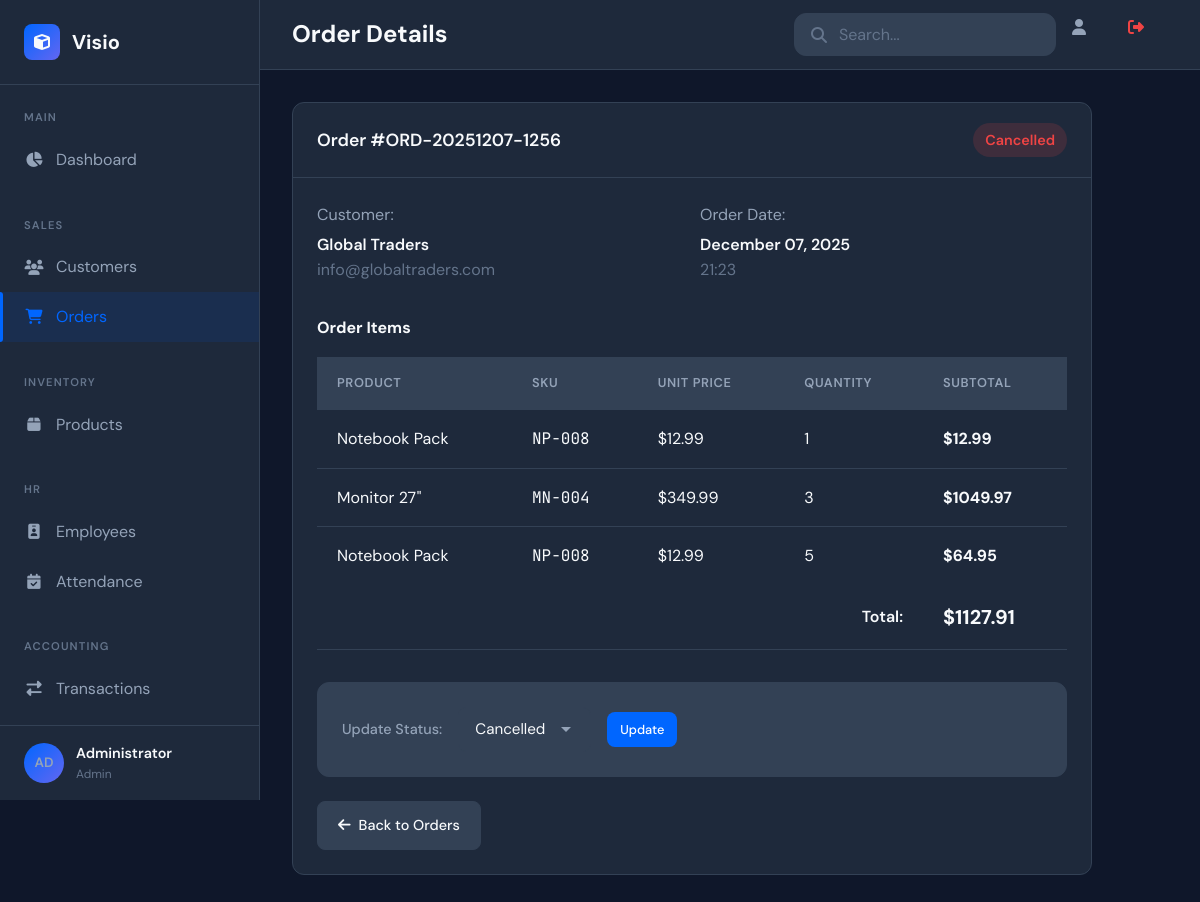
/orders/view/13 (signed in), run on the app's committed database.
### app.py (models this page shows, shortened)
class User(UserMixin, db.Model):
    id = db.Column(db.Integer, primary_key=True)
    email = db.Column(db.String(120), unique=True, nullable=False)
    password_hash = db.Column(db.String(256), nullable=False)
    full_name = db.Column(db.String(100), nullable=False)
    role = db.Column(db.String(20), default='user')
    is_active = db.Column(db.Boolean, default=True)
    created_at = db.Column(db.DateTime, default=datetime.utcnow)
    last_login = db.Column(db.DateTime)
    def get_initials(self):
        names = self.full_name.split()
        if len(names) >= 2:
            return f"{names[0][0]}{names[1][0]}".upper()
        return self.full_name[:2].upper()

class Order(db.Model):
    id = db.Column(db.Integer, primary_key=True)
    order_number = db.Column(db.String(20), unique=True, nullable=False)
    customer_id = db.Column(db.Integer, db.ForeignKey('customer.id'), nullable=False)
    status = db.Column(db.String(20), default='pending')
    total_amount = db.Column(db.Float, default=0)
    created_at = db.Column(db.DateTime, default=datetime.utcnow)
    created_by = db.Column(db.Integer, db.ForeignKey('user.id'))
    items = db.relationship('OrderItem', backref='order', lazy=True, cascade='all, delete-orphan')

class Customer(db.Model):
    id = db.Column(db.Integer, primary_key=True)
    name = db.Column(db.String(100), nullable=False)
    email = db.Column(db.String(120), unique=True, nullable=False)
    phone = db.Column(db.String(20))
    address = db.Column(db.Text)
    created_at = db.Column(db.DateTime, default=datetime.utcnow)
    created_by = db.Column(db.Integer, db.ForeignKey('user.id'))
    orders = db.relationship('Order', backref='customer', lazy=True)

class OrderItem(db.Model):
    id = db.Column(db.Integer, primary_key=True)
    order_id = db.Column(db.Integer, db.ForeignKey('order.id'), nullable=False)
    product_id = db.Column(db.Integer, db.ForeignKey('product.id'), nullable=False)
    quantity = db.Column(db.Integer, nullable=False)
    unit_price = db.Column(db.Float, nullable=False)
    product = db.relationship('Product')

class Product(db.Model):
    id = db.Column(db.Integer, primary_key=True)
    name = db.Column(db.String(100), nullable=False)
    sku = db.Column(db.String(50), unique=True, nullable=False)
    category = db.Column(db.String(50))
    price = db.Column(db.Float, nullable=False)
    cost = db.Column(db.Float, default=0)
    stock_quantity = db.Column(db.Integer, default=0)
    min_stock_level = db.Column(db.Integer, default=10)
    description = db.Column(db.Text)
    created_at = db.Column(db.DateTime, default=datetime.utcnow)

### app.py (the view)
@app.route('/orders/view/<int:id>')
@login_required
def view_order(id):
    return render_template('order_view.html', order=Order.query.get_or_404(id))

### app.py (called while the page is built)
@login_manager.user_loader
def load_user(user_id):
    return User.query.get(int(user_id))

### templates/order_view.html (shortened to what this page needs)
{% extends "base.html" %}
{% block page_title %}Order Details{% endblock %}
{% block content %}
<div class="card" style="max-width: 800px;">
    <div class="card-header">
        <h3 class="card-title">Order #{{ order.order_number }}</h3>
        <span class="badge badge-{{ order.status }}" style="font-size: 0.9rem;">{{ order.status }}</span>
    </div>
    <div class="card-body">
        <div class="form-row mb-4">
            <div>
                <span class="text-secondary">Customer:</span>
                <p style="font-weight: 600; margin-top: 0.25rem;">{{ order.customer.name }}</p>
                <p class="text-muted">{{ order.customer.email }}</p>
            </div>
            <div>
                <span class="text-secondary">Order Date:</span>
                <p style="font-weight: 600; margin-top: 0.25rem;">{{ order.created_at.strftime('%B %d, %Y') }}</p>
                <p class="text-muted">{{ order.created_at.strftime('%H:%M') }}</p>
            </div>
        </div>
        <h4 style="margin-bottom: 1rem;">Order Items</h4>
        <table class="data-table mb-4">
            <thead>
                <tr>
                    <th>Product</th>
                    <th>SKU</th>
                    <th>Unit Price</th>
                    <th>Quantity</th>
                    <th>Subtotal</th>
                </tr>
            </thead>
            <tbody>
                {% for item in order.items %}
                <tr>
                    <td>{{ item.product.name }}</td>
                    <td class="font-mono">{{ item.product.sku }}</td>
                    <td>${{ "%.2f"|format(item.unit_price) }}</td>
                    <td>{{ item.quantity }}</td>
                    <td><strong>${{ "%.2f"|format(item.unit_price * item.quantity) }}</strong></td>
                </tr>
                {% endfor %}
            </tbody>
            <tfoot>
                <tr>
                    <td colspan="4" style="text-align: right; font-weight: 600;">Total:</td>
                    <td style="font-size: 1.25rem; font-weight: 700;">${{ "%.2f"|format(order.total_amount) }}</td>
                </tr>
            </tfoot>
        </table>
        <div class="card" style="background: var(--bg-tertiary);">
            <div class="card-body">
                <form action="{{ url_for('update_order_status', id=order.id) }}" method="POST" class="d-flex align-center gap-2">
                    <label class="form-label" style="margin: 0; white-space: nowrap;">Update Status:</label>
                    <select name="status" class="form-control" style="width: auto;">
                        <option value="cancelled" {% if order.status == 'cancelled' %}selected{% endif %}>Cancelled</option>
                    </select>
                    <button type="submit" class="btn btn-primary btn-sm">Update</button>
                </form>
            </div>
        </div>
        <div class="btn-group" style="margin-top: 1.5rem;">
            <a href="{{ url_for('orders') }}" class="btn btn-secondary">
                <i class="fas fa-arrow-left"></i>
                Back to Orders
            </a>
        </div>
    </div>
</div>
{% endblock %}

### templates/base.html (shortened to what this page needs)
<!DOCTYPE html>
<html lang="en">
<head>
    <link rel="stylesheet" href="https://cdnjs.cloudflare.com/ajax/libs/font-awesome/6.4.0/css/all.min.css">
    <link rel="stylesheet" href="{{ url_for('static', filename='css/style.css') }}">
</head>
<body>
    <div class="app-container">
        <aside class="sidebar">
            <div class="sidebar-header">
                <div class="logo">
                    <i class="fas fa-cube"></i>
                    <span>Visio</span>
                </div>
            </div>
            <nav class="sidebar-nav">
                <div class="nav-section">
                    <span class="nav-section-title">Main</span>
                    <a href="{{ url_for('dashboard') }}" class="nav-item {% if request.endpoint == 'dashboard' %}active{% endif %}">
                        <i class="fas fa-chart-pie"></i><span>Dashboard</span>
                    </a>
                </div>
                <div class="nav-section">
                    <span class="nav-section-title">Sales</span>
                    <a href="{{ url_for('customers') }}" class="nav-item {% if 'customer' in request.endpoint %}active{% endif %}">
                        <i class="fas fa-users"></i><span>Customers</span>
                    </a>
                    <a href="{{ url_for('orders') }}" class="nav-item {% if 'order' in request.endpoint %}active{% endif %}">
                        <i class="fas fa-shopping-cart"></i><span>Orders</span>
                    </a>
                </div>
                <div class="nav-section">
                    <span class="nav-section-title">Inventory</span>
                    <a href="{{ url_for('products') }}" class="nav-item {% if 'product' in request.endpoint %}active{% endif %}">
                        <i class="fas fa-box"></i><span>Products</span>
                    </a>
                </div>
                <div class="nav-section">
                    <span class="nav-section-title">HR</span>
                    <a href="{{ url_for('employees') }}" class="nav-item {% if 'employee' in request.endpoint %}active{% endif %}">
                        <i class="fas fa-id-badge"></i><span>Employees</span>
                    </a>
                    <a href="{{ url_for('attendance') }}" class="nav-item {% if 'attendance' in request.endpoint %}active{% endif %}">
                        <i class="fas fa-calendar-check"></i><span>Attendance</span>
                    </a>
                </div>
                <div class="nav-section">
                    <span class="nav-section-title">Accounting</span>
                    <a href="{{ url_for('transactions') }}" class="nav-item {% if 'transaction' in request.endpoint %}active{% endif %}">
                        <i class="fas fa-exchange-alt"></i><span>Transactions</span>
                    </a>
                    <a href="{{ url_for('reports') }}" class="nav-item {% if 'report' in request.endpoint %}active{% endif %}">
                    </a>
                </div>
            </nav>
            <div class="sidebar-footer">
                <div class="user-info" style="cursor: pointer;" onclick="toggleUserMenu()">
                    <div class="user-avatar" style="background: linear-gradient(135deg, #0066FF, #6366F1); display: flex; align-items: center; justify-content: center; font-weight: 600; font-size: 0.85rem;">
                        {{ current_user.get_initials() }}
                    </div>
                    <div class="user-details">
                        <span class="user-name">{{ current_user.full_name }}</span>
                        <span class="user-role">{{ current_user.role|capitalize }}</span>
                    </div>
                </div>
            </div>
        </aside>
        <main class="main-content">
            <header class="content-header">
                <div class="header-left">
                    <h1 class="page-title">{% block page_title %}Dashboard{% endblock %}</h1>
                </div>
                <div class="header-right">
                    <div class="search-box"><i class="fas fa-search"></i><input type="text" placeholder="Search..."></div>
                    <a href="{{ url_for('profile') }}" class="notification-btn" title="Profile"><i class="fas fa-user"></i></a>
                    <a href="{{ url_for('logout') }}" class="notification-btn" title="Logout" style="color: #EF4444;"><i class="fas fa-sign-out-alt"></i></a>
                </div>
            </header>
            <div class="content-body">{% block content %}{% endblock %}</div>
        </main>
    </div>
</body>
</html>

### data on the page
User: get_initials "AD", full_name "Administrator", role "Admin"
Order: order_number "ORD-20251207-1256", status "Cancelled", created_at "December 07, 2025", created_at "21:23", total_amount "1127.91"
Customer: customer.name "Global Traders", customer.email "info@globaltraders.com"
OrderItem: product.name "Notebook Pack", product.sku "NP-008", unit_price "12.99", quantity "1", item.unit_price*item.quantity "12.99"
OrderItem: product.name "Monitor 27\"", product.sku "MN-004", unit_price "349.99", quantity "3", item.unit_price*item.quantity "1049.97"
OrderItem: product.name "Notebook Pack", product.sku "NP-008", unit_price "12.99", quantity "5", item.unit_price*item.quantity "64.95"
